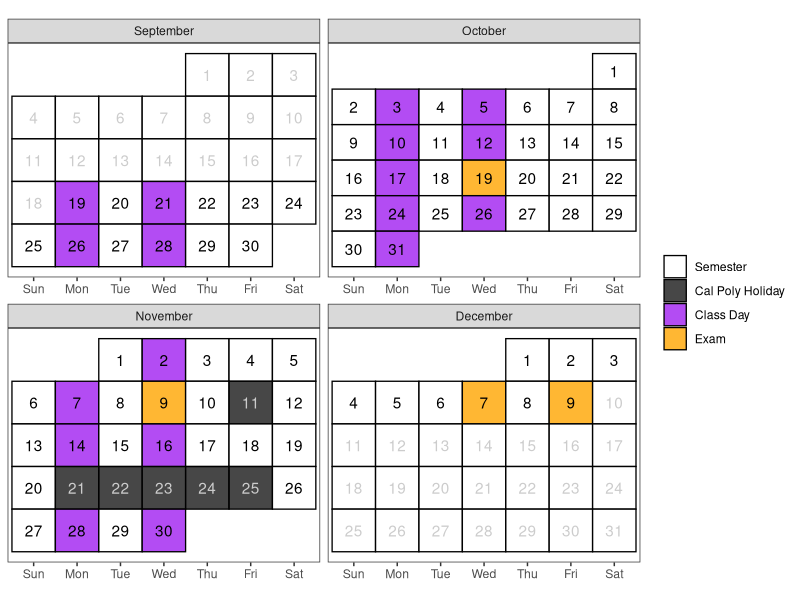

This figure's R source: (Note: this script raises an error after producing the figure.)
## ---- chunk 1
# knitr::opts_chunk$set(cache=FALSE, dev='pdf')
knitr::opts_chunk$set(cache=F,
                      fig.path = 'figs/',
                      cache.path='cache/',
                      fig.align = 'center',
                      echo = F,
                      warning=F,
                      message=F)
knitr::opts_chunk$set(
                  fig.process = function(x) {
                      x2 = sub('-\\d+([.][a-z]+)$', '\\1', x)
                      if (file.rename(x, x2)) x2 else x
                      }
                  )
library(tidyverse)
library(lubridate)
# Create a calendar for your syllabus ----
# Source: http://svmiller.com/blog/2020/08/a-ggplot-calendar-for-your-semester/
# 1) what is the first Monday of the semester?
# Any number of ways to identify dates in R, but we'll use {lubridate} and the ymd() function here.
# Format: YYYYMMDD. In this example, 4 January 2022.
# What are the full dates of the semester? Here, I'll exclude exam week as I like to do.
# In this case: 6 January to 23 April
semester_dates <- seq(ymd(20220919), ymd(20221209), by=1)
# Weekday(s) of class
class_wdays <- c("Mon", "Wed")

not_here_dates <- c(
  # Labor Day
  # ymd("20220905"),
  # Veterans Day
  ymd("20221111"),
  # Spring Break
  # Fall Break
  # seq(ymd(20221017), ymd(20221018), by = 1),
  # Thanksgiving
  seq(ymd(20221121), ymd(20221125), by = 1))

# 2:10 section final Exam Dec. 9th at 1:10 - 4:00 PM
# 4:10 section final Exam Dec. 7th at 4:10 - 7:00 PM
exam_dates <- c(ymd(20221019), 
                ymd(20221109),
                ymd(20221207), 
                ymd(20221209)
                )

# project_dates <- c(ymd(20221104), ymd(20221205), ymd(20221209))
finals_week <- seq(ymd(20221205), ymd(20221209), by = 1)

# Custom function for treating the first day of the month as the first week 
# of the month up until the first Sunday 
# (unless Sunday was the start of the month)
wom <- function(date) {
    first <- wday(as.Date(paste(year(date), month(date), 1, sep = "-")))
    return((mday(date) + (first - 2)) %/% 7 + 1)
  }
# Create a data frame of dates, assign to Cal
Cal <- tibble(date = seq(ymd(20220901), ymd(20221231), by=1))  %>%
  mutate(mon = lubridate::month(date, label=T, abbr=F),
         wkdy = weekdays(date, abbreviate=T),
         wkdy = fct_relevel(wkdy, "Sun", "Mon", "Tue", "Wed", "Thu","Fri","Sat"), # make sure Sunday comes first
         semester = date %in% semester_dates, 
         # project = date %in% project_dates,
         exams = date %in% exam_dates, # is it an exam?
         not_here = date %in% not_here_dates, # is it a day off?
         exam_wk = date %in% finals_week,
         day = lubridate::mday(date), 
         week = wom(date))
Cal <- Cal %>%
  mutate(category = case_when(
    # project ~ "Project",
    exams ~ "Exam",
    not_here ~ "Cal Poly Holiday",
    semester & wkdy %in% class_wdays & !not_here & !exam_wk ~ "Class Day",
    semester ~ "Semester",
    TRUE ~ "NA"
  ))
class_cal <- Cal %>% 
  ggplot(.,aes(wkdy, week)) +
  theme_bw() +
  theme(aspect.ratio = 0.75, 
        panel.grid.major.x = element_blank(),
        legend.position = "right",
        # legend.position = c(1, 0), 
        # legend.justification = c(1,0),
        # legend.direction = "vertical", 
        legend.title = element_blank(),
        axis.title.y = element_blank(), 
        axis.title.x = element_blank(),
        axis.ticks.y = element_blank(), 
        axis.text.y = element_blank()) +
  geom_tile(alpha=0.8, aes(fill=category), color="black", size=.45) +
  facet_wrap(~mon, scales = "free", ncol=2) +
  geom_text(aes(label = day, color = semester & (!not_here))) +
  # put your y-axis down, flip it, and reverse it
  scale_y_reverse(breaks=NULL) +
  # manually fill scale colors to something you like...
  scale_color_manual(values = c("FALSE" = "grey80", "TRUE" = "black"), guide = "none") + 
  scale_fill_manual(values=c("Class Day"="purple", 
                             "Semester"="white",
                             "Cal Poly Holiday" = "grey10",
                             "NA" = "white", # I like these whited out...
                             "Exam"="orange"),
                    #... but also suppress a label for a non-class semester day
                    breaks=c("Semester", "Cal Poly Holiday", "Class Day","Exam"))
class_cal

exam_days <- filter(Cal, category == "Exam") %>%
  mutate(topic = c("Midterm Exam 1 (In Class)", "Midterm Exam 2 (In Class)",  "Final Exam (Section 06) at 4:10-7:00 PM", "Final Exam (Section 05) at 1:10-4:00 PM"),
         time = c("In Class", "In Class", "1:10-4:00 PM", "4:10-7:00 PM")) %>%
  rowwise() %>%
  mutate(sem_week = week(date),
         Date = paste(format(date, "%b %e"), sep = ",", collapse = ", "))

# project_days <- filter(Cal, category == "Project") %>%
#   mutate(topic = c("Project Proposal Due", "Project Presentation Due", "Project Report Due"),
#          time = c("8pm", "8pm", "8pm")) %>%
#   mutate(Date = format(date, "%b %e"),
#          sem_week = week(date))

class_days <- filter(Cal, category %in% c("Class Day")) %>%
  mutate(sem_week = week(date)) %>%
  group_by(sem_week) %>%
  # group_by(sem_week) %>%
  summarize(Date = paste(format(date, "%b %e"), sep = ",", collapse = ", ")) %>%
  mutate(topic = c(
    "Introduction to Data",
    "Quantitative Variable Exploratory Data Analysis",
    "Inference for One Mean",
    "Simple Linear Regression",
    "Difference in Means",
    "Paired Data",
    "Analysis of Variance (ANOVA)",
    "One Categorical Variable Exploratory Data Analysis",
    "One Categorical Variable Inference",
    "Two Categorical Variable Inference")) %>%
  # bind_rows(project_days) %>%
  bind_rows(exam_days) %>%
  arrange(sem_week) %>%
  select(Date, Topic = topic)
## ---- chunk 2
knitr::include_graphics("images/ims.jpeg")
## ---- chunk 3
#| echo: false
#| eval: true
#| warning: false
#| fig-width: 8
#| fig-height: 4.5
class_cal
## ---- chunk 4
#| echo: false
#| eval: true
#| fig-pos: 'h'
class_days %>%
kableExtra::kable(caption = "Tentative schedule of class topics and important due dates", format = "simple")
## ---- chunk 5

library(RColorBrewer)
pal <- brewer.pal(n = 8, name = "Purples")

grades <- tribble(
  ~category,  ~percent,
  "Reading & Videos", 0.05,
  "Activities", 0.10,
  "Labs", 0.10,
  "Assignments", 0.15,
  "Midterm Project", 0.10, 
  "Midterm Exams (2)", 0.20,
  "Final Project", 0.15,
  "Final Exam", 0.15
) %>% 
  mutate(category = factor(category, 
                           levels = c(
                             "Reading & Videos",
                             "Activities",
                             "Labs",
                             "Assignments",
                             "Midterm Project",
                             "Midterm Exams (2)",
                             "Final Project",
                             "Final Exam")
                           )
         ) %>% 
  mutate(
    location = rep(1, 8) 
  )

grades %>% 
  ggplot(aes(x = location, y = percent)) +
  geom_col(aes(fill = category), col = 'black') + 
  guides(fill = "none") + 
  geom_text(aes(x = rep(1, 8), 
                label = c(
                  "Reading & Videos - 5%",
                  "Activities - 10%",
                  "Labs - 10%",
                  "Assignments - 15%",
                  "Midterm Project - 10%",
                  "Midterm Exams (2) - 20%",
                  "Final Project - 15%", 
                  "Final Exam - 15%"
                  ), 
                y = c(0.98, 0.90, 0.80, 0.68, 0.55, 0.40, 0.24, 0.08)
                )
            ) + 
  scale_x_discrete('', expand = c(0,0))+
  scale_y_continuous('Cumulative percent', labels = scales::percent, expand = c(0,0)) +
  theme_test() +
  theme(aspect.ratio = 0.8, axis.text.x = element_blank()) +
  scale_fill_manual(values = pal)
